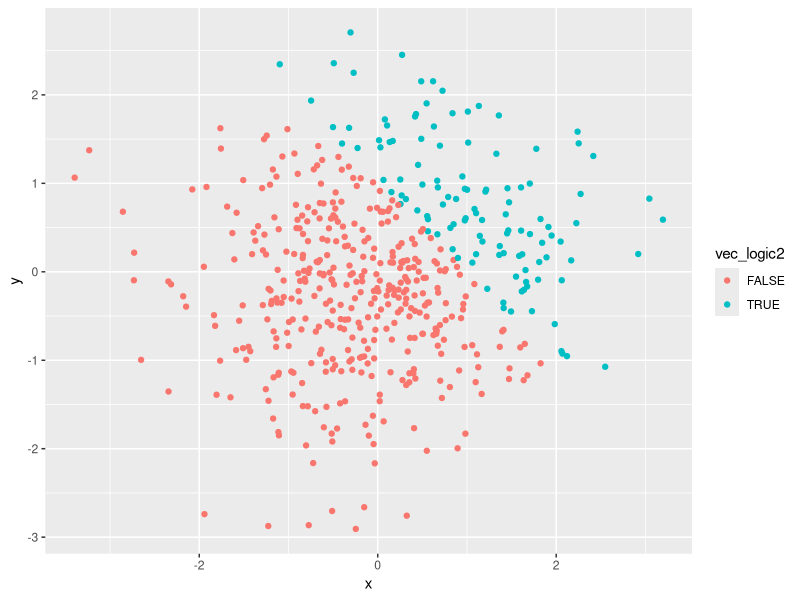
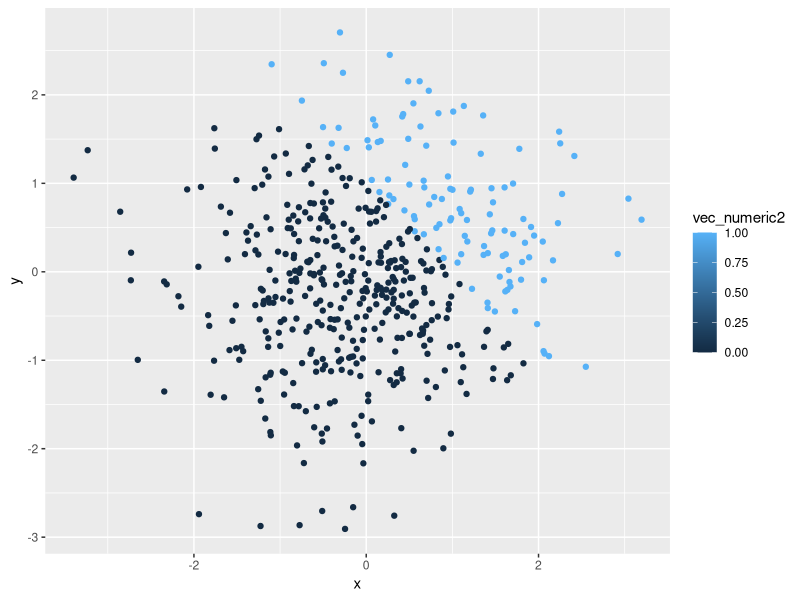
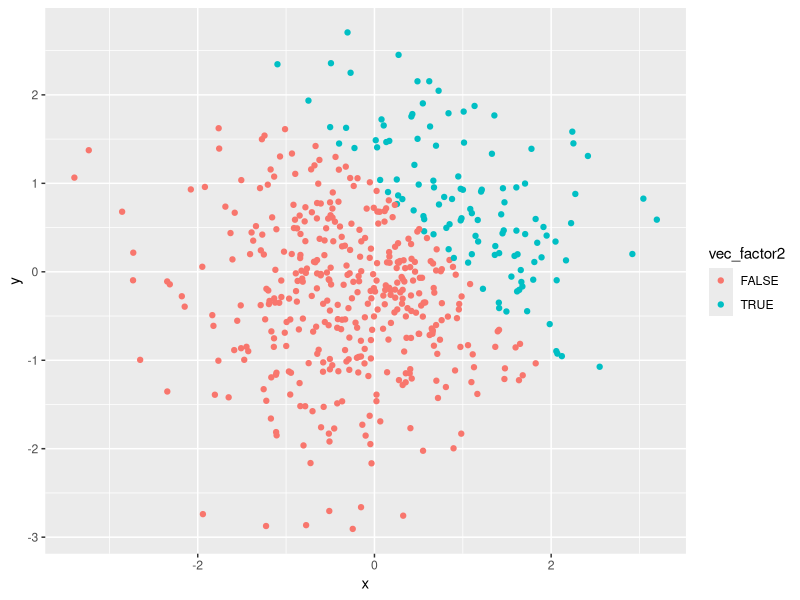

Write R code to recreate these figures, in order.
## ---- chunk 1
knitr::opts_chunk$set(echo = TRUE)

library (tidyverse)
## ---- chunk 2
##creating dataframe and taking mean of each variable in the dataframe#

hw_df = tibble(
norm_samp = rnorm(8),
norm_samp_logic = norm_samp >0,
vec_char = c("a", "b", "c", "d","e","f","g", "h"),
vec_factor = factor(c("blue", "blue","blue", "yellow", "yellow", "red","red", "red"))
)

mean(pull(hw_df, norm_samp))
mean(pull(hw_df, norm_samp_logic))
mean(pull(hw_df, vec_char))
mean(pull(hw_df, vec_factor))

## ---- chunk 3
eval = FALSE

as.numeric(pull(hw_df, norm_samp_logic))
as.numeric(pull(hw_df, vec_char))
as.numeric(pull(hw_df, vec_factor))
## ---- chunk 4
eval = TRUE
##converting the logical vector to numeric, and multiply the random sample by the result, converting the logical vector to a factor, and multiply the random sample by the result, and convert the logical vector to a factor and then convert the result to numeric, and multiply the random sample by the result ##

as.numeric(pull(hw_df, norm_samp_logic))*(pull(hw_df, norm_samp))
as.factor(pull(hw_df, norm_samp_logic))*(pull(hw_df, norm_samp))
as.numeric(as.factor(pull(hw_df, norm_samp_logic)))*(pull(hw_df, norm_samp))
## ---- chunk 5
##creating a second data frame named (df2)# 

set.seed(1234)

plot_df2 = tibble(
  x = rnorm(500),
  y = rnorm(500),
  vec_logic2 = x + y > 1,
  vec_numeric2 = as.numeric(vec_logic2),
  vec_factor2 = as.factor(vec_logic2)
)
## ---- chunk 6
##create a scatterplot of y vs. x, color points using logic, numeric, and factor variables#

ggplot(plot_df2, aes(y = y, x = x, color = vec_logic2)) + geom_point()
ggplot(plot_df2, aes(y = y, x = x, color = vec_numeric2)) + geom_point()
ggplot(plot_df2, aes(y = y, x = x, color = vec_factor2)) + geom_point()
